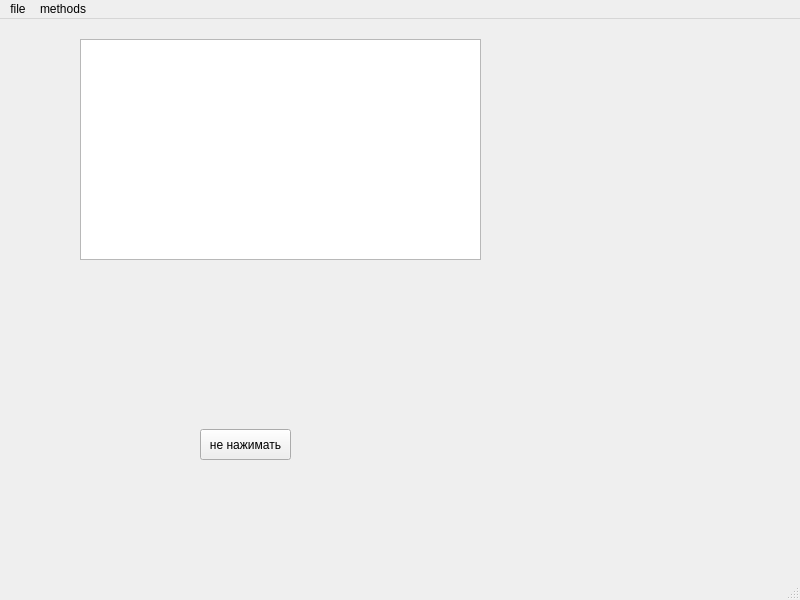
<?xml version="1.0" encoding="UTF-8"?>
<ui version="4.0">
 <class>MainWindow</class>
 <widget class="QMainWindow" name="MainWindow">
  <property name="geometry">
   <rect>
    <x>0</x>
    <y>0</y>
    <width>800</width>
    <height>600</height>
   </rect>
  </property>
  <property name="windowTitle">
   <string>MainWindow</string>
  </property>
  <widget class="QWidget" name="centralwidget">
   <widget class="QTextEdit" name="textEdit">
    <property name="geometry">
     <rect>
      <x>80</x>
      <y>20</y>
      <width>401</width>
      <height>221</height>
     </rect>
    </property>
   </widget>
   <widget class="QPushButton" name="pushButton">
    <property name="geometry">
     <rect>
      <x>200</x>
      <y>410</y>
      <width>91</width>
      <height>31</height>
     </rect>
    </property>
    <property name="text">
     <string>не нажимать</string>
    </property>
   </widget>
  </widget>
  <widget class="QMenuBar" name="menubar">
   <property name="geometry">
    <rect>
     <x>0</x>
     <y>0</y>
     <width>800</width>
     <height>25</height>
    </rect>
   </property>
   <widget class="QMenu" name="menuread">
    <property name="title">
     <string>file</string>
    </property>
    <property name="toolTipsVisible">
     <bool>false</bool>
    </property>
    <addaction name="actionread"/>
    <addaction name="actionwrite"/>
   </widget>
   <widget class="QMenu" name="menumethods">
    <property name="title">
     <string>methods</string>
    </property>
    <addaction name="actionapproximation"/>
   </widget>
   <addaction name="menuread"/>
   <addaction name="menumethods"/>
  </widget>
  <widget class="QStatusBar" name="statusbar"/>
  <action name="actionread">
   <property name="text">
    <string>read</string>
   </property>
  </action>
  <action name="actionwrite">
   <property name="text">
    <string>write</string>
   </property>
  </action>
  <action name="actionapproximation">
   <property name="text">
    <string>approximation</string>
   </property>
  </action>
 </widget>
 <resources/>
 <connections/>
</ui>
